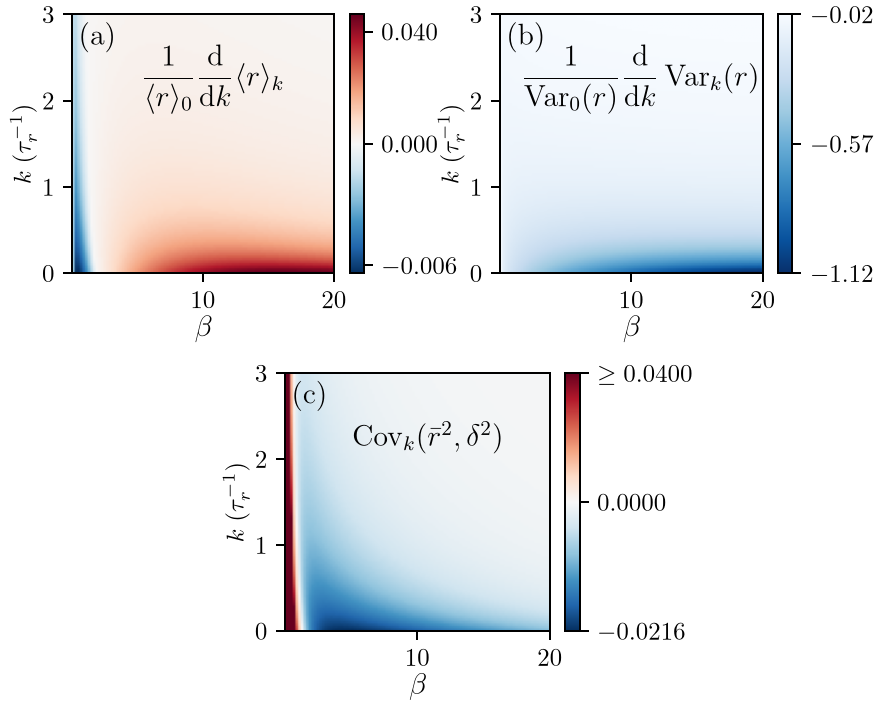

Recreate this plot in Python.
#!/usr/bin/env python3
"""Compute stationary radial-coupling maps and plot Fig. 10."""
import argparse
import csv
import json
import os
from pathlib import Path
import tempfile

import numpy as np

import numerics

HERE = Path(__file__).resolve().parent
MAPS = ("grads", "grads_v", "covs")
STYLE = {"text.usetex": True, "text.latex.preamble": r"\usepackage{amsmath}",
         "font.family": "serif",
         "font.serif": ["Computer Modern Roman"], "font.size": 10,
         "axes.labelsize": 12, "axes.linewidth": .8,
         "xtick.major.size": 3.5, "ytick.major.size": 3.5,
         "xtick.major.width": .8, "ytick.major.width": .8,
         "axes.grid": False, "svg.hashsalt": "figure10"}


def calculation_grid(settings):
    return tuple(np.linspace(grid["start"], grid["stop"], grid["points"])
                 for grid in (settings["beta_grid"], settings["k_grid"]))


def load_data(root=HERE):
    data = Path(root) / "data"
    settings = json.loads((data / "settings.json").read_text())
    with np.load(data / "reference.npz", allow_pickle=False) as archive:
        arrays = {name: archive[name] for name in archive.files}
    return settings, arrays


def compute(root, beta_points=None, k_points=None):
    """Calculate the stationary maps on the configured grid."""
    settings = json.loads((HERE / "data" / "settings.json").read_text())
    if beta_points is not None:
        settings["beta_grid"]["points"] = beta_points
    if k_points is not None:
        settings["k_grid"]["points"] = k_points
    if settings["beta_grid"]["points"] < 1 or settings["k_grid"]["points"] < 2:
        raise ValueError("Use at least one beta and two coupling values")
    betas, ks = calculation_grid(settings)
    root = Path(root).resolve()
    root.mkdir(parents=True, exist_ok=False)
    data = root / "data"
    data.mkdir()
    arrays = numerics.compute(betas, ks, settings["gradient_radial_points"],
                             settings["covariance_radial_points"])
    np.savez_compressed(data / "reference.npz", **arrays)
    (data / "settings.json").write_text(json.dumps(settings, indent=2) + "\n")
    print(data / "reference.npz")


def validate(root):
    """Replay saved rows and compare radial and coupling-grid refinements."""
    settings, saved = load_data(root)
    indices = np.unique([0, len(saved["betas"]) // 2, len(saved["betas"]) - 1])
    betas, ks = saved["betas"][indices], saved["ks"]
    nr, nc = settings["gradient_radial_points"], settings["covariance_radial_points"]
    baseline = numerics.compute(betas, ks, nr, nc)
    for field in MAPS:
        delta = np.max(np.abs(baseline[field] - saved[field][indices]))
        print(f"{field}: maximum difference over {len(indices)} rows = {delta:.3g}", flush=True)
        np.testing.assert_allclose(baseline[field], saved[field][indices], rtol=2e-10, atol=2e-13)

    rows = []
    def record(comparison, quantity, beta, k, base_setting, fine_setting, base, fine):
        rows.append(dict(comparison=comparison, quantity=quantity, beta=beta, k=k,
                         baseline_setting=base_setting, refined_setting=fine_setting,
                         baseline=base, refined=fine, absolute_difference=abs(fine-base)))

    radial = numerics.compute(betas, ks, 2*nr, 2*nc)
    for quantity in MAPS:
        points = nc if quantity == "covs" else nr
        for i, beta in enumerate(betas):
            for j, k in enumerate(ks):
                record("radial_resolution", quantity, beta, k, points, 2*points,
                       baseline[quantity][i, j], radial[quantity][i, j])

    finer_ks = np.sort(np.r_[ks, (ks[:-1]+ks[1:])/2])
    for i, beta in enumerate(betas):
        mean, variance = numerics.radial_moments(beta, finer_ks, nr)
        for quantity, values in zip(("grads", "grads_v"), (mean, variance)):
            refined = np.gradient(values/values[0], finer_ks, edge_order=1)[::2]
            for j, k in enumerate(ks):
                record("coupling_step", quantity, beta, k, ks[1]-ks[0], finer_ks[1]-finer_ks[0],
                       baseline[quantity][i, j], refined[j])

    beta = 20.
    independent = numerics.uncoupled_covariance(beta, numerics.choose_rmax(beta))
    for points in (700, 1400):
        value = float(numerics.radial_covariance(beta, [0.], points)[0])
        np.testing.assert_allclose(value, independent, rtol=0, atol=2e-7)
        record("uncoupled_factorization", "covs", beta, 0., points, "adaptive", value, independent)

    beta = .01
    upper = numerics.choose_rmax(beta)
    finite = numerics.uncoupled_covariance(beta, upper)
    infinite = numerics.uncoupled_covariance(beta, np.inf)
    record("radial_domain", "covs", beta, 0., upper, "infinity", finite, infinite)
    path = Path(root)/"data/numerics.csv"
    with path.open("w", newline="") as stream:
        writer = csv.DictWriter(stream, fieldnames=list(rows[0]))
        writer.writeheader()
        writer.writerows(rows)
    print(f"Saved {len(rows)} numerical comparisons in {path}")


def plot(root=HERE):
    """Render every panel directly from saved numerical arrays."""
    _, arrays = load_data(root)
    os.environ.setdefault("MPLCONFIGDIR", str(Path(tempfile.gettempdir()) / "deformation_mpl"))
    import matplotlib
    matplotlib.use("Agg")
    import matplotlib.pyplot as plt
    from matplotlib.colors import Normalize, TwoSlopeNorm

    panels = [
        ("grads", (72, 15, 262, 259), "RdBu_r",
         TwoSlopeNorm(vmin=-.006386315060384118, vcenter=0., vmax=.04613516356397618),
         [-.006, 0, .04], [r"$-0.006$", r"$0.000$", r"$0.040$"],
         r"$\displaystyle\frac{1}{\langle r\rangle_0}\frac{\mathrm{d}}{\mathrm{d}k}\langle r\rangle_k$"),
        ("grads_v", (500, 15, 263, 259), "Blues_r",
         Normalize(vmin=-1.1209909786465735, vmax=-.02081887953876906),
         [-1.1209909786465735, -.5709049290926713, -.02081887953876906],
         [r"$-1.12$", r"$-0.57$", r"$-0.02$"],
         r"$\displaystyle\frac{1}{\operatorname{Var}_0(r)}\frac{\mathrm{d}}{\mathrm{d}k}\operatorname{Var}_k(r)$"),
        ("covs", (285, 374, 265, 258), "RdBu_r",
         TwoSlopeNorm(vmin=-.02159696439489911, vcenter=0., vmax=.04),
         [-.02159696439489911, 0, .04], [r"$-0.0216$", r"$0.0000$", r"$\geq0.0400$"],
         r"$\operatorname{Cov}_k(\bar r^2,\delta^2)$"),
    ]
    betas, ks = arrays["betas"], arrays["ks"]
    with plt.rc_context(STYLE):
        fig = plt.figure(figsize=(351 / 72, 283 / 72))
        for letter, (key, bounds, cmap, norm, ticks, labels, label) in zip("abc", panels):
            x, y, width, height = bounds
            rect = [x / 878, (708 - y - height) / 708, width / 878, height / 708]
            axis = fig.add_axes(rect)
            image = axis.imshow(arrays[key].T, origin="lower", aspect="auto",
                                extent=[betas[0], betas[-1], ks[0], ks[-1]],
                                cmap=cmap, norm=norm, interpolation="hanning")
            axis.set(xlabel=r"$\beta$", ylabel=r"$k\;(\tau_r^{-1})$", xticks=[10, 20], yticks=[0, 1, 2, 3])
            axis.xaxis.labelpad = 1
            axis.yaxis.labelpad = 2
            axis.yaxis.label.set_rotation(90)
            axis.yaxis.label.set_fontsize(10)
            axis.text(.025, .97, f"({letter})", transform=axis.transAxes,
                      va="top", fontsize=12)
            axis.text(.54, .75, label, transform=axis.transAxes,
                      ha="center", va="center", fontsize=12)
            cax = fig.add_axes([rect[0] + rect[2] + .018, rect[1], .016, rect[3]])
            colorbar = fig.colorbar(image, cax=cax, ticks=ticks)
            colorbar.ax.set_yticklabels(labels)
        output = Path(root) / "figures"
        output.mkdir(parents=True, exist_ok=True)
        for extension in ("png", "svg", "eps"):
            fig.savefig(output / f"figure10.{extension}", dpi=180)
        plt.close(fig)
    print(output / "figure10.png")


def main():
    parser = argparse.ArgumentParser(description=__doc__)
    parser.add_argument("command", choices=("plot", "compute", "validate"))
    parser.add_argument("--outdir", type=Path, help="Run root containing data/ and figures/")
    parser.add_argument("--beta-points", type=int)
    parser.add_argument("--k-points", type=int)
    args = parser.parse_args()
    if args.command == "compute":
        if args.outdir is None:
            parser.error("compute requires --outdir NEW_FOLDER")
        compute(args.outdir, args.beta_points, args.k_points)
    elif args.command == "plot":
        plot(args.outdir or HERE)
    else:
        validate(args.outdir or HERE)


if __name__ == "__main__":
    main()
